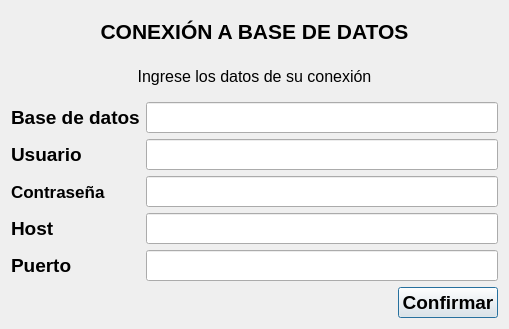
<?xml version="1.0" encoding="UTF-8"?>
<ui version="4.0">
 <class>ConexionBD</class>
 <widget class="QDialog" name="ConexionBD">
  <property name="geometry">
   <rect>
    <x>0</x>
    <y>0</y>
    <width>509</width>
    <height>329</height>
   </rect>
  </property>
  <property name="minimumSize">
   <size>
    <width>477</width>
    <height>286</height>
   </size>
  </property>
  <property name="maximumSize">
   <size>
    <width>999</width>
    <height>999</height>
   </size>
  </property>
  <property name="windowTitle">
   <string>ConexiónBD</string>
  </property>
  <property name="toolTip">
   <string>Conexión a BD</string>
  </property>
  <layout class="QVBoxLayout" name="verticalLayout">
   <item>
    <widget class="QLabel" name="txt_title">
     <property name="maximumSize">
      <size>
       <width>16777215</width>
       <height>16777215</height>
      </size>
     </property>
     <property name="font">
      <font>
       <pointsize>16</pointsize>
       <bold>true</bold>
      </font>
     </property>
     <property name="toolTip">
      <string/>
     </property>
     <property name="text">
      <string>CONEXIÓN A BASE DE DATOS</string>
     </property>
     <property name="alignment">
      <set>Qt::AlignmentFlag::AlignCenter</set>
     </property>
    </widget>
   </item>
   <item>
    <widget class="QLabel" name="txt_subtitle">
     <property name="font">
      <font>
       <pointsize>12</pointsize>
       <bold>false</bold>
      </font>
     </property>
     <property name="toolTip">
      <string/>
     </property>
     <property name="text">
      <string>Ingrese los datos de su conexión</string>
     </property>
     <property name="alignment">
      <set>Qt::AlignmentFlag::AlignCenter</set>
     </property>
    </widget>
   </item>
   <item>
    <layout class="QFormLayout" name="formLayout">
     <item row="0" column="0">
      <widget class="QLabel" name="txt_bd">
       <property name="font">
        <font>
         <pointsize>14</pointsize>
         <bold>true</bold>
        </font>
       </property>
       <property name="toolTip">
        <string>Nombre del/la organizador/a</string>
       </property>
       <property name="text">
        <string>Base de datos</string>
       </property>
       <property name="alignment">
        <set>Qt::AlignmentFlag::AlignLeading|Qt::AlignmentFlag::AlignLeft|Qt::AlignmentFlag::AlignVCenter</set>
       </property>
      </widget>
     </item>
     <item row="0" column="1">
      <widget class="QLineEdit" name="line_bd">
       <property name="enabled">
        <bool>true</bool>
       </property>
       <property name="font">
        <font>
         <pointsize>14</pointsize>
         <bold>false</bold>
        </font>
       </property>
       <property name="toolTip">
        <string>Nombre de la base de datos</string>
       </property>
      </widget>
     </item>
     <item row="1" column="0">
      <widget class="QLabel" name="txt_user">
       <property name="font">
        <font>
         <pointsize>14</pointsize>
         <bold>true</bold>
        </font>
       </property>
       <property name="toolTip">
        <string>Nombre del/la organizador/a</string>
       </property>
       <property name="text">
        <string>Usuario</string>
       </property>
       <property name="alignment">
        <set>Qt::AlignmentFlag::AlignLeading|Qt::AlignmentFlag::AlignLeft|Qt::AlignmentFlag::AlignVCenter</set>
       </property>
      </widget>
     </item>
     <item row="1" column="1">
      <widget class="QLineEdit" name="line_user">
       <property name="enabled">
        <bool>true</bool>
       </property>
       <property name="font">
        <font>
         <pointsize>14</pointsize>
        </font>
       </property>
       <property name="toolTip">
        <string>Usuario de la Base de datos</string>
       </property>
      </widget>
     </item>
     <item row="2" column="0">
      <widget class="QLabel" name="txt_password">
       <property name="font">
        <font>
         <pointsize>13</pointsize>
         <bold>true</bold>
        </font>
       </property>
       <property name="toolTip">
        <string>Nombre del/la organizador/a</string>
       </property>
       <property name="text">
        <string>Contraseña</string>
       </property>
       <property name="alignment">
        <set>Qt::AlignmentFlag::AlignLeading|Qt::AlignmentFlag::AlignLeft|Qt::AlignmentFlag::AlignVCenter</set>
       </property>
      </widget>
     </item>
     <item row="2" column="1">
      <widget class="QLineEdit" name="line_password">
       <property name="enabled">
        <bool>true</bool>
       </property>
       <property name="font">
        <font>
         <pointsize>14</pointsize>
        </font>
       </property>
       <property name="toolTip">
        <string>Contraseña de la base de datos</string>
       </property>
      </widget>
     </item>
     <item row="3" column="0">
      <widget class="QLabel" name="txt_host">
       <property name="font">
        <font>
         <pointsize>14</pointsize>
         <bold>true</bold>
        </font>
       </property>
       <property name="toolTip">
        <string>Nombre del/la organizador/a</string>
       </property>
       <property name="text">
        <string>Host</string>
       </property>
       <property name="alignment">
        <set>Qt::AlignmentFlag::AlignLeading|Qt::AlignmentFlag::AlignLeft|Qt::AlignmentFlag::AlignVCenter</set>
       </property>
      </widget>
     </item>
     <item row="3" column="1">
      <widget class="QLineEdit" name="line_host">
       <property name="enabled">
        <bool>true</bool>
       </property>
       <property name="font">
        <font>
         <pointsize>14</pointsize>
        </font>
       </property>
       <property name="toolTip">
        <string>Contraseña de la base de datos</string>
       </property>
      </widget>
     </item>
     <item row="4" column="0">
      <widget class="QLabel" name="txt_port">
       <property name="font">
        <font>
         <pointsize>14</pointsize>
         <bold>true</bold>
        </font>
       </property>
       <property name="toolTip">
        <string>Nombre del/la organizador/a</string>
       </property>
       <property name="text">
        <string>Puerto</string>
       </property>
       <property name="alignment">
        <set>Qt::AlignmentFlag::AlignLeading|Qt::AlignmentFlag::AlignLeft|Qt::AlignmentFlag::AlignVCenter</set>
       </property>
      </widget>
     </item>
     <item row="4" column="1">
      <widget class="QLineEdit" name="line_port">
       <property name="enabled">
        <bool>true</bool>
       </property>
       <property name="font">
        <font>
         <pointsize>14</pointsize>
        </font>
       </property>
       <property name="toolTip">
        <string>Contraseña de la base de datos</string>
       </property>
      </widget>
     </item>
    </layout>
   </item>
   <item>
    <widget class="QPushButton" name="btn_acept">
     <property name="enabled">
      <bool>true</bool>
     </property>
     <property name="sizePolicy">
      <sizepolicy hsizetype="Fixed" vsizetype="Fixed">
       <horstretch>0</horstretch>
       <verstretch>0</verstretch>
      </sizepolicy>
     </property>
     <property name="font">
      <font>
       <pointsize>14</pointsize>
       <bold>true</bold>
      </font>
     </property>
     <property name="toolTip">
      <string>Confirmar cambios</string>
     </property>
     <property name="layoutDirection">
      <enum>Qt::LayoutDirection::RightToLeft</enum>
     </property>
     <property name="text">
      <string>Confirmar</string>
     </property>
    </widget>
   </item>
  </layout>
 </widget>
 <resources/>
 <connections/>
</ui>
